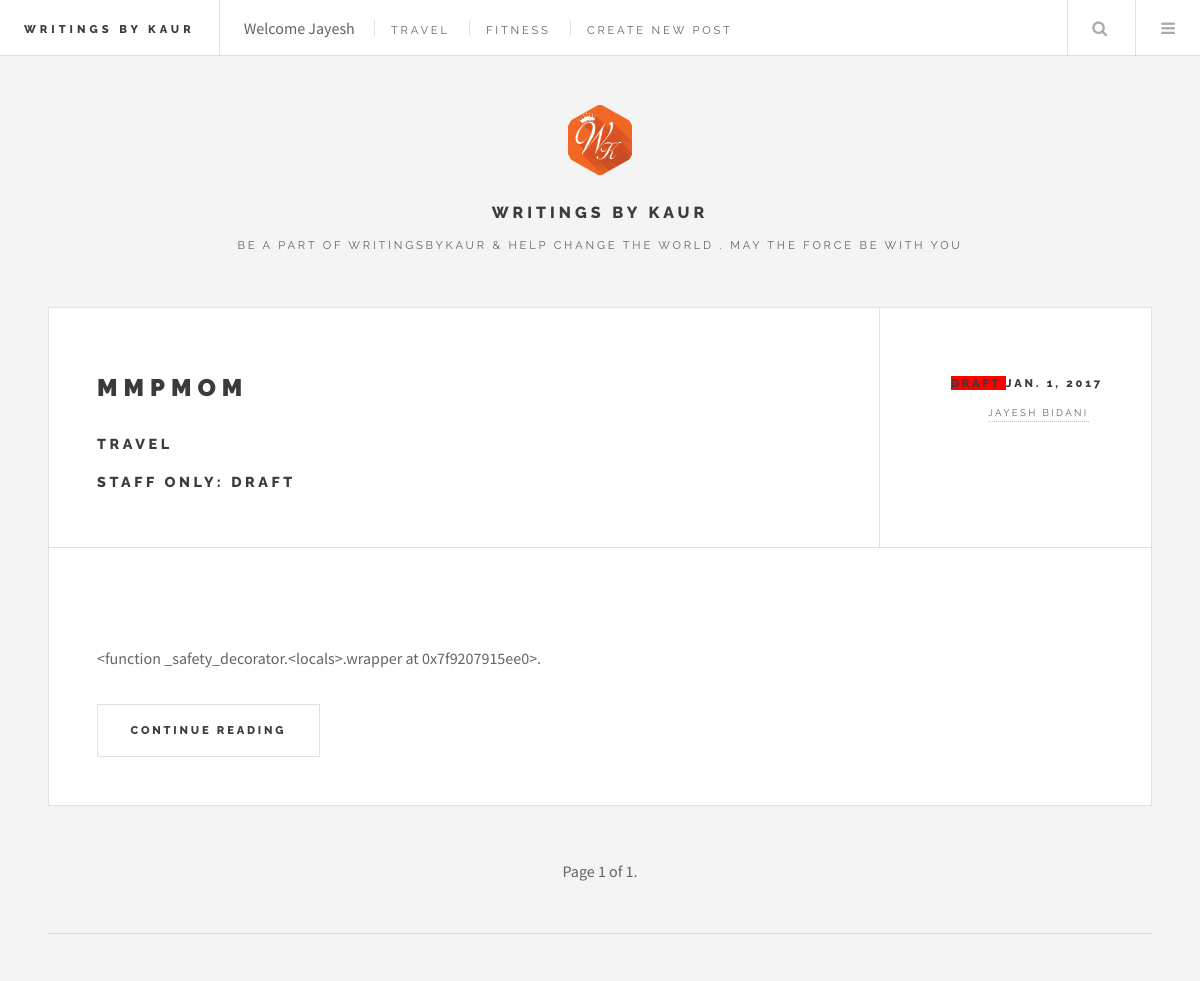
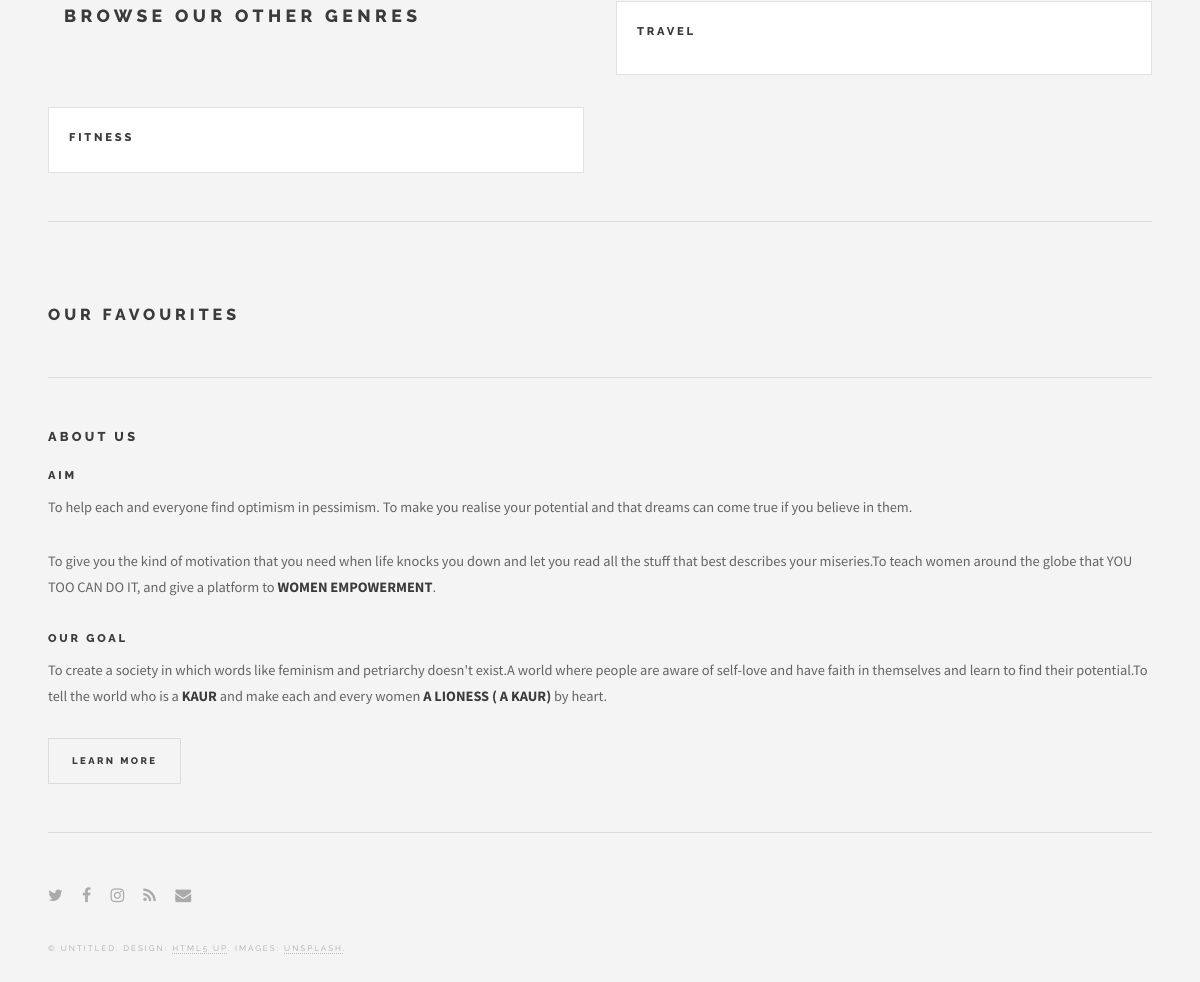
The app's page / (signed in) with its own data (2 pictures, top to bottom).
### posts/models.py (models this page shows, shortened)
class Genre(models.Model):
    id = models.AutoField(primary_key=True)
    title = models.CharField(max_length=100)
    image = models.CharField(max_length=1000)
    def __str__(self):
        return self.title

class Post(models.Model):
    user = models.ForeignKey(settings.AUTH_USER_MODEL, default=1)
    title = models.CharField(max_length=120)
    genre = models.ForeignKey(Genre)
    slug = models.SlugField(unique=True)
    image = models.CharField(max_length=1000)
    content = models.TextField()
    draft = models.CharField( max_length=5,choices=draft_choice,default='YES',)
    publish = models.DateField(auto_now=False, auto_now_add=False)
    read_time =  models.IntegerField(default=0) # models.TimeField(null=True, blank=True) #assume minutes
    updated = models.DateTimeField(auto_now=True, auto_now_add=False)
    timestamp = models.DateTimeField(auto_now=False, auto_now_add=True)
    favs = models.BooleanField(default=False, verbose_name='Favourite')
    objects = PostManager()
    def get_absolute_url(self):
        return reverse("posts:detail", kwargs={"slug": self.slug})
    class Meta:
        ordering = ["-timestamp", "-updated"]
    def get_markdown(self):
        content = self.content
        markdown_text = markdown(content)
        return mark_safe(markdown_text)

### posts/views.py (the view)
# urls.py: url(r'^$', post_list, name='list'),
def post_list(request):
	today = timezone.now().date()
	queryset_list = Post.objects.active() #.order_by("-timestamp")
	favourites_list = Post.objects.favourites()
	if favourites_list.count()< 5:
		 favourites_queryset_list = favourites_list
	else:
		favourites_queryset_list = random.sample(favourites_list,5)
	genre  = Genre.objects.all()
	if request.user.is_staff or request.user.is_superuser:
		queryset_list = Post.objects.all()
	query = request.GET.get("q")
	if query:
		queryset_list = queryset_list.filter(
				Q(title__icontains=query)|
				Q(content__icontains=query)|
				Q(user__first_name__icontains=query) |
				Q(user__last_name__icontains=query)
				).distinct()
	paginator = Paginator(queryset_list, 3) # Show 25 contacts per page
	page_request_var = "page"
	page = request.GET.get(page_request_var)
	try:
		queryset = paginator.page(page)
	except PageNotAnInteger:
		queryset = paginator.page(1)
	except EmptyPage:
		queryset = paginator.page(paginator.num_pages)
	context = {
		"genre":genre,
		"object_list": queryset,
		"favourites" : favourites_queryset_list,
		"title": "List",
		"page_request_var": page_request_var,
		"today": today,
	}
	return render(request, "index.html", context)

### posts/models.py (called while the page is built)
    def active(self, *args, **kwargs):
        return super(PostManager, self).filter(draft='NO').filter(publish__lte=timezone.now())

    def favourites(self, *args, **kwargs):
        return super(PostManager,self).filter(draft='NO').filter(publish__lte=timezone.now()).filter(favs=True)

### templates/index.html (shortened to what this page needs)
{% load staticfiles %}
{% load socialaccount %}
<!DOCTYPE HTML>
<html>
	<head>
		<link rel="stylesheet" href="{% static 'assets/css/main.css' %}" />
	</head>
	<body>
			<div id="wrapper">
					<header id="header">
						<h1><a href="{% url 'posts:list' %}">Writings By Kaur</a></h1>
						<nav class="links">
							<ul>
							{% if request.user.is_authenticated %}
								<li>Welcome {{ request.user.first_name }} </li>
								{% else %}
								<li><a href="{% url 'social-connect'  %}">Login</a></li>
							{% endif %}
								{% for i in genre %}
								<li><a href="{% url 'posts:list-genre' i.title %}">{{ i }}</a></li>
								{% endfor %}
								{% if request.user.is_staff %}
								<li><a href="{% url 'posts:create' %}">Create New Post</a></li>
								{% endif %}
							</ul>
						</nav>
						<nav class="main">
							<ul>
								<li class="search">
									<a class="fa-search" href="#search">Search</a>
								</li>
								<li class="menu">
									<a class="fa-bars" href="#menu">Menu</a>
								</li>
							</ul>
						</nav>
					</header>
					<div id="main">
						{% for obj in object_list %}
							<article class="post">
								<header>
									<div class="title">
										<h2><a href='{{ obj.get_absolute_url }}'>{{ obj.title }}</a></h2>
										<h3><a href="/genre/{{ obj.genre.title }}/">{{ obj.genre.title }}</a></h3>
										{% if obj.draft == 'YES' %}<h3>Staff only: Draft</h3>{% endif %} {% if obj.publish > today %}<h3>Staff Only: Future Post</h3>{% endif %}
									</div>
									<div class="meta">
										<time class="published" datetime="2015-11-01">{% if obj.draft == 'YES' %}<span style="background-color:#ff0000;"> Draft </span>{% endif %}{{ obj.publish }}</time>
										{% if obj.user.get_full_name %}
										<a href="#" class="author"><span class="name">{{ obj.user.get_full_name }}</span>
										{% endif %}
										</a>
									</div>
								</header>
								<p>{{ obj.get_markdown|truncatechars_html:200 }}.</p>
									<ul class="actions">
										<li><a href='{{ obj.get_absolute_url }}' class="button big">Continue Reading</a></li>
									</ul>
							</article>
							{% endfor %}
							<ul class="actions pagination">
							<li>Page {{ object_list.number }} of {{ object_list.paginator.num_pages }}.</li>
							</ul>
					</div>
					<section id="sidebar">
							<section id="intro">
								<a href="#" class="logo"><img src="{% static 'images/logo1.jpg' %}" alt="" /></a>
								<header>
									<h1>Writings By Kaur</h1>
									<p>BE A PART OF WRITINGSBYKAUR & HELP CHANGE THE WORLD . May the Force be with you</p>
								</header>
							</section>
							<section>
								<div class="mini-posts">
<ul>
												<h2>Browse Our Other Genres</h2><br/>
							</ul>
										{% for i in genre %}
										<article class="mini-post">
											<header>
												<h3><a href="/genre/{{ i.title }}/">{{ i.title }}</a></h3>
												</header>
										</article>
									{% endfor %}
								</div>
							</section>
							<section>
								<ul class="posts">
								<p><h1>Our Favourites</h1></p>
								</ul>
							</section>
							<section class="blurb">
								<h2>About Us </h2>
								<h3>Aim</h3>
								<p>To help each and everyone find optimism in pessimism. To make you realise your potential and that dreams can come true if you believe in them.
								</p>
								<p>
								To give you the kind of motivation that you need when life knocks you down and let you read all the stuff that best describes your miseries.To teach women around the globe that YOU TOO CAN DO IT, and give a platform to <b>WOMEN EMPOWERMENT</b>.</p>
								<h3>Our Goal </h3>
								<p>To create a society in which words like feminism and petriarchy doesn't exist.A world where people are aware of self-love and have faith in themselves and learn to find their potential.To tell the world who is a <b>KAUR</b> and make each and every women <b>A LIONESS ( A KAUR)</b> by heart.
								</p>
								<ul class="actions">
									<li><a href="#" class="button">Learn More</a></li>
								</ul>
							</section>
							<section id="footer">
								<ul class="icons">
									<li><a href="#" class="fa-twitter"><span class="label">Twitter</span></a></li>
									<li><a href="#" class="fa-facebook"><span class="label">Facebook</span></a></li>
									<li><a href="#" class="fa-instagram"><span class="label">Instagram</span></a></li>
									<li><a href="#" class="fa-rss"><span class="label">RSS</span></a></li>
									<li><a href="#" class="fa-envelope"><span class="label">Email</span></a></li>
								</ul>
								<p class="copyright">&copy; Untitled. Design: <a href="http://html5up.net">HTML5 UP</a>. Images: <a href="http://unsplash.com">Unsplash</a>.</p>
							</section>
					</section>
			</div>
	</body>
</html>

### records on screen
Genre: title "TRAVEL"
Genre: title "FITNESS"
Post: title "MMPMOM", genre "TRAVEL", draft "STAFF ONLY: DRAFT", publish "JAN. 1, 2017", user.get_full_name "JAYESH BIDANI", get_markdown "<function _safety_decorator.<locals>.wrapper at 0x7f9207915ee0>"

### other values on screen
{{ request.user.first_name }} "Jayesh"
{{ object_list.number }} "1"
{{ object_list.paginator.num_pages }} "1"
